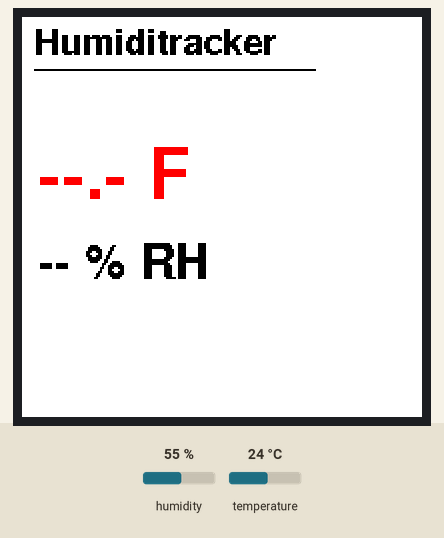
This program was run on a simulated ESP8266 (Wemos D1 mini). Shown: 200×200 colour display. The inputs (shaded band) are chosen by the test bench; at power-on: humidity 55 %, temperature 24 °C. What the program prints to the serial monitor is not drawn.

Above: at 15.1 s.
At 30.1 s:
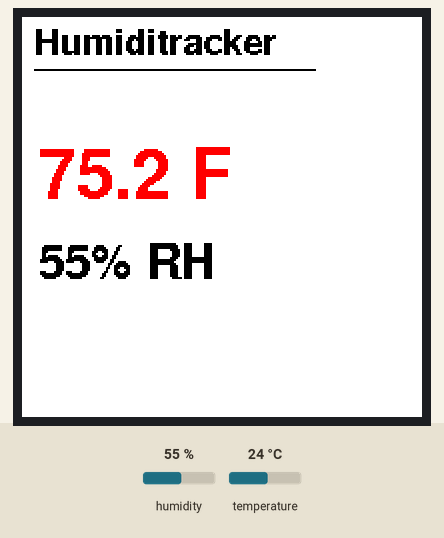

The program:

main.cpp
```cpp
// humiditracker — ESP8266 (Wemos D1 mini) + DHT11 + 4-color e-paper
//
// Reads temperature/humidity and shows them on the e-paper. Serial still
// emits the JSON line the original sketch did, so downstream logging keeps
// working. The sensor and display details live in their own modules; this
// file just wires them together and handles timing.

#include <Arduino.h>

#include "config.h"
#include "display.h"
#include "sensor.h"

static Sensor sensor;
static Display display;

static unsigned long lastSensorRead = 0;
static unsigned long lastDisplayUpdate = 0;
static Reading latest;

void setup() {
  Serial.begin(115200);
  while (!Serial) {
  }
  Serial.println();
  Serial.println("Humiditracker starting");
  Serial.println("-------------------------------------");

  sensor.begin();
  display.begin();

  // Force a sensor read + display refresh on the first loop iterations.
  lastSensorRead = millis() - SENSOR_INTERVAL_MS;
  lastDisplayUpdate = millis() - DISPLAY_INTERVAL_MS;
}

void loop() {
  const unsigned long now = millis();

  if (now - lastSensorRead >= SENSOR_INTERVAL_MS) {
    lastSensorRead = now;
    Reading r = sensor.read();
    if (r.valid) {
      latest = r;
      Serial.printf("{\"humidity\": %.1f, \"temp\": %.1f, \"unit\": \"F\"}\n",
                    r.humidity, r.tempF);
    } else {
      Serial.printf("DHT read error: %s\n", sensor.statusString().c_str());
    }
  }

  if (now - lastDisplayUpdate >= DISPLAY_INTERVAL_MS) {
    lastDisplayUpdate = now;
    display.showReading(latest);
  }
}
```

reading.h
```cpp
#pragma once
#include <math.h>

// A single temperature/humidity measurement, passed from the sensor to
// whatever consumes it (display, serial, and later WiFi/MQTT).
struct Reading {
  float tempF = NAN;
  float humidity = NAN;
  bool valid = false;  // false if the last sensor read failed
};
```

display.cpp
```cpp
#include "display.h"

#include <GxEPD2_4C.h>
#include <Fonts/FreeSansBold18pt7b.h>
#include <Fonts/FreeSansBold12pt7b.h>
#include <Fonts/FreeSansBold9pt7b.h>

#include "config.h"

// Which 4-color panel do you have? This is set to the 1.54" 152x152 (GDEM0154F51H).
// Swap this one typedef for your panel; valid 4-color classes in this version:
//   GxEPD2_154c_GDEM0154F51H   (1.54")  <-- current
//   GxEPD2_213c_GDEY0213F51    (2.13")
//   GxEPD2_266c_GDEY0266F51H   (2.66")
//   GxEPD2_290c_GDEY029F51H    (2.9")
//   GxEPD2_350c_GDEM035F51     (3.5")
//   GxEPD2_420c_GDEY0420F51    (4.2")
//   GxEPD2_579c_GDEY0579F51    (5.79")
//   GxEPD2_750c_GDEM075F52     (7.5")
//   GxEPD2_1160c_GDEY116F51    (11.6")
using EpdPanel = GxEPD2_154c_GDEM0154F51H;

// Cap the page buffer so it fits ESP8266 RAM. 4-color = 2 bits/pixel, so a
// row is WIDTH/4 bytes; GxEPD2 pages the draw if the full panel won't fit.
#define MAX_DISPLAY_BUFFER_SIZE 16000UL
#define MAX_HEIGHT(EPD)                                                        \
  (EPD::HEIGHT <= MAX_DISPLAY_BUFFER_SIZE / (EPD::WIDTH / 4)                   \
       ? EPD::HEIGHT                                                           \
       : MAX_DISPLAY_BUFFER_SIZE / (EPD::WIDTH / 4))

static GxEPD2_4C<EpdPanel, MAX_HEIGHT(EpdPanel)> epd(
    EpdPanel(EPD_CS, EPD_DC, EPD_RST, EPD_BUSY));

// Layout tuned for the 1.54" 152x152 panel.
static void draw(const Reading& r) {
  epd.setRotation(0);  // 152x152, square
  epd.setFullWindow();
  epd.firstPage();
  do {
    epd.fillScreen(GxEPD_WHITE);

    epd.setFont(&FreeSansBold9pt7b);
    epd.setTextColor(GxEPD_BLACK);
    epd.setCursor(6, 18);
    epd.print("Humiditracker");
    epd.drawLine(6, 26, 146, 26, GxEPD_BLACK);

    char buf[24];

    epd.setFont(&FreeSansBold18pt7b);
    epd.setTextColor(GxEPD_RED);
    if (r.valid) {
      snprintf(buf, sizeof(buf), "%.1f F", r.tempF);
    } else {
      snprintf(buf, sizeof(buf), "--.- F");
    }
    epd.setCursor(8, 90);
    epd.print(buf);

    epd.setFont(&FreeSansBold12pt7b);
    epd.setTextColor(GxEPD_BLACK);
    if (r.valid) {
      snprintf(buf, sizeof(buf), "%.0f%% RH", r.humidity);
    } else {
      snprintf(buf, sizeof(buf), "-- %% RH");
    }
    epd.setCursor(8, 130);
    epd.print(buf);
  } while (epd.nextPage());
}

void Display::begin() {
  epd.init(115200);  // pass baud so GxEPD2 can log on the same Serial
  showReading(Reading{});
}

void Display::showReading(const Reading& r) {
  draw(r);
  epd.hibernate();  // lowest power; image is retained
}
```

display.h
```cpp
#pragma once
#include "reading.h"

// Drives the e-paper display. All GxEPD2 / panel / font details are kept
// inside display.cpp so the rest of the project never has to deal with them.
class Display {
 public:
  void begin();                          // init + show a blank screen
  void showReading(const Reading& r);    // render and refresh
};
```

sensor.cpp
```cpp
#include "sensor.h"

#include "config.h"

void Sensor::begin() { dht_.setup(DHT_PIN, DHT_MODEL); }

Reading Sensor::read() {
  Reading r;
  const float humidity = dht_.getHumidity();
  const float tempF = dht_.getTemperature() * 9.0f / 5.0f + 32.0f;
  if (dht_.getStatus() == DHTesp::ERROR_NONE) {
    r.humidity = humidity;
    r.tempF = tempF;
    r.valid = true;
  }
  return r;
}

String Sensor::statusString() { return dht_.getStatusString(); }
```

sensor.h
```cpp
#pragma once
#include <Arduino.h>
#include <DHTesp.h>

#include "reading.h"

// Wraps the DHT temperature/humidity sensor.
class Sensor {
 public:
  void begin();
  Reading read();

  // Human-readable status of the most recent read (for logging).
  String statusString();

 private:
  DHTesp dht_;
};
```

config.h
```cpp
#pragma once
//
// Hardware configuration for the humiditracker (Wemos/LOLIN D1 mini).
// Pin names (D2, D5, ...) are the silkscreen labels on the D1 mini.
//

// ---------------------------------------------------------------------------
// Temp/humidity sensor (DHTesp)
// ---------------------------------------------------------------------------
#define DHT_PIN   D6                 // GPIO12 (also MISO, but the e-paper is
                                     // write-only so the pin is free to reuse)
#define DHT_MODEL DHTesp::DHT11

// ---------------------------------------------------------------------------
// E-paper display (GxEPD2, 4-color) on hardware SPI.
//
// SPI clock/data are fixed by the ESP8266 hardware SPI peripheral:
//   SCK  = D5 (GPIO14)
//   MOSI = D7 (GPIO13)   <- called "DIN" on most e-paper modules
//
// These deliberately AVOID the ESP8266 boot-strapping pins. GPIO0/2/15 must
// sit at specific levels at reset, and an attached display can hold them in the
// wrong state, blocking boot/flashing. GPIO2 (D4) is also the onboard LED.
// Only DC stays on GPIO0, which is safe because it idles high (internal pull-up)
// and nothing external pulls it during flashing.
// ---------------------------------------------------------------------------
#define EPD_CS    D1                 // GPIO5  (was D8/GPIO15 - strap)
#define EPD_DC    D3                 // GPIO0  (safe: pulled high at boot)
#define EPD_RST   D2                 // GPIO4  (was D4/GPIO2 - strap + LED)
#define EPD_BUSY  D0                 // GPIO16 (was D2/GPIO4)

// How often to refresh things. The e-paper is slow and wears with each
// full refresh, so update it far less often than we poll the sensor.
#define SENSOR_INTERVAL_MS   2000UL
#define DISPLAY_INTERVAL_MS  60000UL
```
